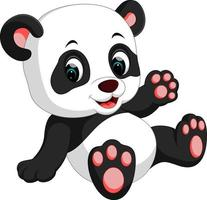
%> input picture panda3.jpg, 207 x 200 px
$ octave ProyectoLab2_8PSK_Espectro.m   (GNU Octave 9; MATLAB toolbox functions it lacks are replaced by stand-ins)
%> lines starting %> are read from the running program, lines starting %| are printed output that depends on the picture; in (x1, y1, x2, y2) boxes, pixels count from 0 and x2, y2 are one past the last pixel; in counts of white or black regions, pixels touching at a corner belong together; the program's own positions count from 1
close all
clear all

%% FUENTE BINARIA
img=imread("panda3.jpg");
%> img is the input picture: size 200x207x3 uint8; mean R, G, B 190.4, 185.4, 185.4

%Imagen original en escala de grises
img_Gray =  rgb2gray(img);
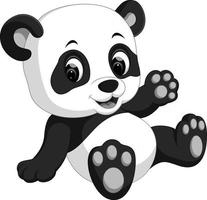
%> img_Gray: size 200x207 uint8; min 0, max 255, mean 186.9
figure(1),imshow(img_Gray);
title('imagen original ');
colorbar;

%Imagen Binarizada
level=graythresh(img_Gray);
%> level = 0.561
img_Binaria=im2bw(img_Gray,level);
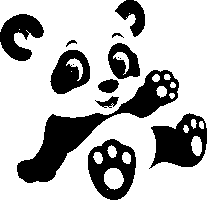
%> img_Binaria: size 200x207 logical; 71.5% white; 14 black regions (3 under 20 px), largest, box (x1, y1, x2, y2) and area: (17, 70, 179, 183) 4215, (149, 113, 207, 169) 1930, (88, 139, 136, 200) 1639
figure(2),imshow(img_Binaria);

%Secuencia de bits de la imagen
secuencia = reshape(img_Binaria, 1, []);
%> secuencia = 41400 logical values, 29589 true

%Grafica señal a transmitir en el Dominio del Tiempo
figure(3)
title('señal en el dominio el tiempo');
plot(secuencia,'linewidth',2),grid on;
%> after `grid on`:
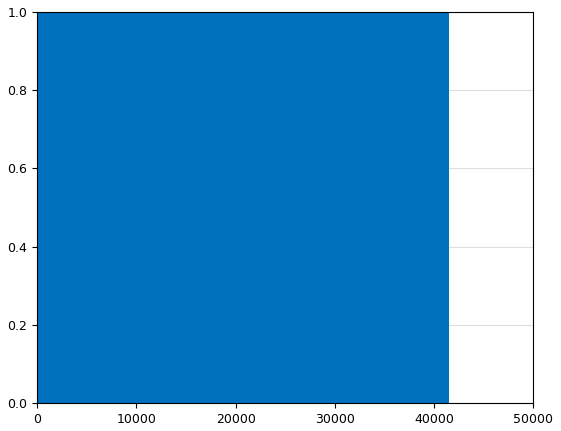
%> figure redrawn from the program's plot data; curve peaks at x = 1, y = 1

%% Espectro señal a transmitir

fs = 2*5*10^4;
[X,f] = FourierT(secuencia,fs);
plot(f, X);
xlabel('Frecuencia (Hz)');
ylabel('Amplitud');
title('Espectro de la señal');
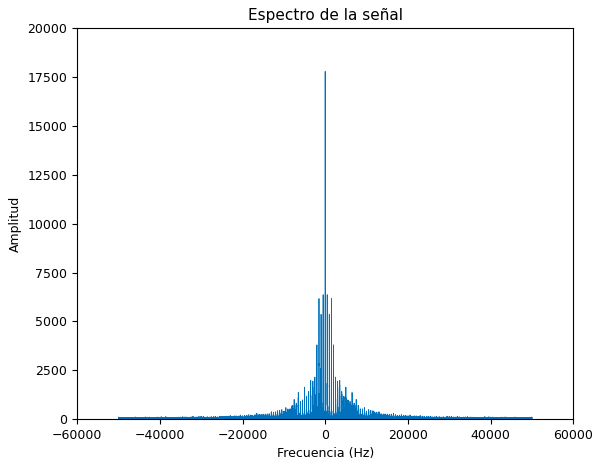
%> figure redrawn from the program's plot data; curve peaks at x = 0, y = 17778


%% MODULACION EN BANDA BASE 8PSK

alfabeto = [0,0,0% S1
    0,0,1% S2
    0,1,0% S3
    0,1,1% S4
    1,0,0% S5
    1,0,1% S6
    1,1,0% S7
    1,1,1]; % S8

Simbolos = [-0.707 - 0.707j,
    -1 + 0j,
    0 + 1j,
    -0.707 + 0.707j,
    0 - 1j,
    0.707 - 0.707j,
    +0.707 + 0.707j,
    1 + 0j];

% Transformacion de la secuencia de bits a secuencia de simbolos de S1 a S8
grupo = 3;
numero_Simbolos = numel(secuencia) / grupo;
%> numero_Simbolos = 13800
secuencia_Simbolos = zeros(1, numero_Simbolos);

for i = 1:numero_Simbolos
    indiceInicio = (i - 1) * grupo + 1;
    indiceFin = indiceInicio + grupo - 1;
    grupoBits = secuencia(indiceInicio:indiceFin);

    for j = 1:size(alfabeto, 1)
        if isequal(grupoBits, alfabeto(j, :))
            secuencia_Simbolos(i) = j;
            break;
        end
    end
end
%> this loop made 13800 passes
%> grupoBits on passes 1 to 3: [true true true], [true true true], [true true true]

%Transformacion a secuencia de simbolos rectangulares

secuencia_simbolos_rect= zeros(1,numero_Simbolos);
for i = 1:numero_Simbolos
    posicion = secuencia_Simbolos(i);
    secuencia_simbolos_rect(i) = Simbolos(posicion);
end
%> this loop made 13800 passes
%> posicion on passes 1 to 3: 8, 8, 8
% Grafica de constelacion usando la secuencia de simbolos rectangulares
scatterplot(secuencia_simbolos_rect)
title('Diagrama de Constelación 8PSK secuencia');
xlabel('Parte Real');
ylabel('Parte Imaginaria');
axis square;
grid on;
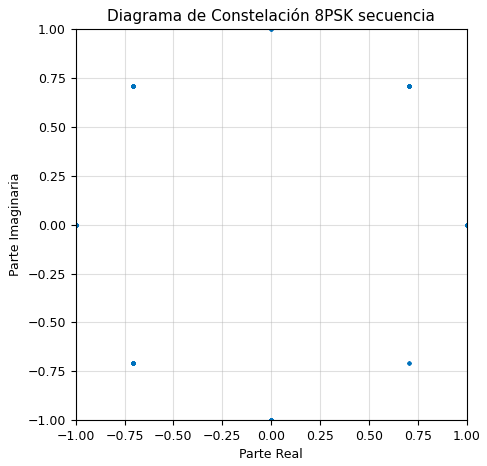
%> figure redrawn from the program's plot data


%% Espectro Señal Modulada en Banda Base

fs = (5*10^4)/3;
[XmBB,f] = FourierT(secuencia_simbolos_rect,fs);
figure(5)
plot(f, XmBB);
xlabel('Frecuencia (Hz)');
ylabel('Amplitud');
title('Espectro de la señal');
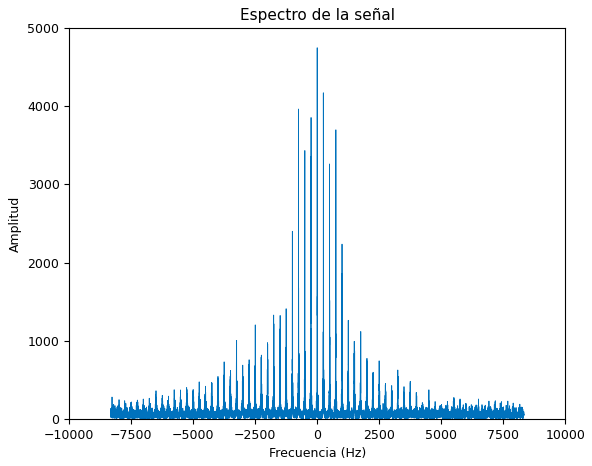
%> figure redrawn from the program's plot data; curve peaks at x = 0, y = 4747.4

%% PULSO CONFORMADOR

%% Funcion para determinar el Espectro

function [X,f] = FourierT(x,fs)

    %t = (0:(length(x)-1)) / fs;
    senal = 2 * x - 1;
    X = fft(senal);
    X = fftshift(X);
    X = abs(X);
    f = (-length(x)/2:length(x)/2-1) * fs / length(x);
end

$ run again, with mapache.jpg copied over panda3.jpg
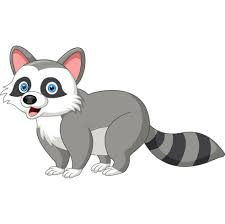
%> input picture mapache.jpg, 225 x 224 px
%> img is the input picture: size 224x225x3 uint8; mean R, G, B 228.9, 228, 227.4
%> level = 0.749
%> `img_Binaria=im2bw(img_Gray,level);`:
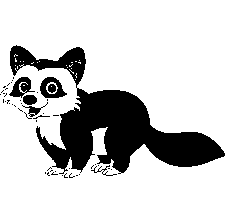
%> img_Binaria: size 224x225 logical; 79.8% white; 50 black regions (42 under 20 px), largest, box (x1, y1, x2, y2) and area: (10, 45, 225, 174) 9120, (40, 77, 67, 98) 297, (9, 77, 35, 98) 271
%> secuencia = 50400 logical values, 40241 true
%> the loop `for i = 1:numero_Simbolos` made 16800 passes
%> grupoBits on passes 1 to 3: [true true true], [true true true], [true true true]
%> the loop `for i = 1:numero_Simbolos` made 16800 passes
%> posicion on passes 1 to 3: 8, 8, 8
%> `title('Espectro de la señal');`:
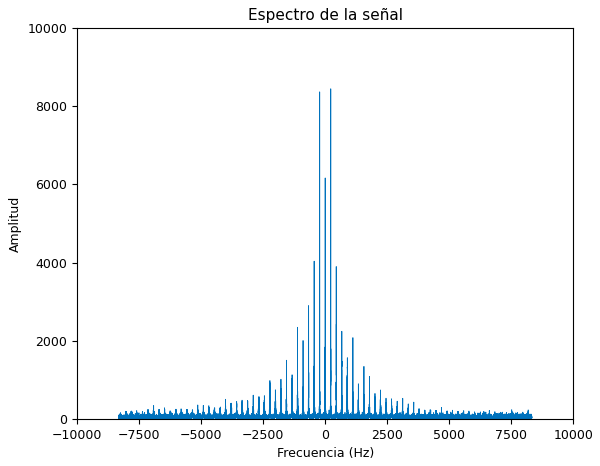
%> figure redrawn from the program's plot data; curve peaks at x = 223.2, y = 8445.5
